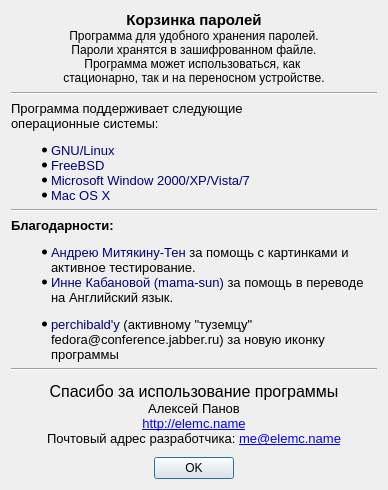
<?xml version="1.0" encoding="UTF-8"?>
<ui version="4.0">
 <class>AboutDialog</class>
 <widget class="QDialog" name="AboutDialog">
  <property name="geometry">
   <rect>
    <x>0</x>
    <y>0</y>
    <width>388</width>
    <height>490</height>
   </rect>
  </property>
  <property name="minimumSize">
   <size>
    <width>388</width>
    <height>0</height>
   </size>
  </property>
  <property name="windowTitle">
   <string>Информация о программе</string>
  </property>
  <layout class="QVBoxLayout" name="verticalLayout">
   <item>
    <layout class="QHBoxLayout" name="horizontalLayout">
     <item>
      <widget class="QLabel" name="labelCaption">
       <property name="text">
        <string>&lt;!DOCTYPE HTML PUBLIC &quot;-//W3C//DTD HTML 4.0//EN&quot; &quot;http://www.w3.org/TR/REC-html40/strict.dtd&quot;&gt;
&lt;html&gt;&lt;head&gt;&lt;meta name=&quot;qrichtext&quot; content=&quot;1&quot; /&gt;&lt;style type=&quot;text/css&quot;&gt;
p, li { white-space: pre-wrap; }
&lt;/style&gt;&lt;/head&gt;&lt;body style=&quot; font-family:'Tahoma'; font-size:9pt; font-weight:400; font-style:normal;&quot;&gt;
&lt;p style=&quot; margin-top:0px; margin-bottom:0px; margin-left:0px; margin-right:0px; -qt-block-indent:0; text-indent:0px;&quot;&gt;&lt;span style=&quot; font-size:11pt; font-weight:600;&quot;&gt;Корзинка паролей&lt;/span&gt;&lt;/p&gt;
&lt;p style=&quot; margin-top:0px; margin-bottom:0px; margin-left:0px; margin-right:0px; -qt-block-indent:0; text-indent:0px;&quot;&gt;Программа для удобного хранения паролей.&lt;/p&gt;
&lt;p style=&quot; margin-top:0px; margin-bottom:0px; margin-left:0px; margin-right:0px; -qt-block-indent:0; text-indent:0px;&quot;&gt;Пароли хранятся в зашифрованном файле.&lt;/p&gt;
&lt;p style=&quot; margin-top:0px; margin-bottom:0px; margin-left:0px; margin-right:0px; -qt-block-indent:0; text-indent:0px;&quot;&gt;Программа может использоваться, как &lt;/p&gt;
&lt;p style=&quot; margin-top:0px; margin-bottom:0px; margin-left:0px; margin-right:0px; -qt-block-indent:0; text-indent:0px;&quot;&gt;стационарно, так и на переносном устройстве.&lt;/p&gt;&lt;/body&gt;&lt;/html&gt;</string>
       </property>
       <property name="alignment">
        <set>Qt::AlignHCenter|Qt::AlignTop</set>
       </property>
      </widget>
     </item>
    </layout>
   </item>
   <item>
    <widget class="Line" name="line_3">
     <property name="orientation">
      <enum>Qt::Horizontal</enum>
     </property>
    </widget>
   </item>
   <item>
    <widget class="QLabel" name="label_3">
     <property name="text">
      <string>&lt;!DOCTYPE HTML PUBLIC &quot;-//W3C//DTD HTML 4.0//EN&quot; &quot;http://www.w3.org/TR/REC-html40/strict.dtd&quot;&gt;
&lt;html&gt;&lt;head&gt;&lt;meta name=&quot;qrichtext&quot; content=&quot;1&quot; /&gt;&lt;style type=&quot;text/css&quot;&gt;
p, li { white-space: pre-wrap; }
&lt;/style&gt;&lt;/head&gt;&lt;body style=&quot; font-family:'Lucida Grande'; font-size:13pt; font-weight:400; font-style:normal;&quot;&gt;
&lt;p style=&quot; margin-top:0px; margin-bottom:0px; margin-left:0px; margin-right:0px; -qt-block-indent:0; text-indent:0px;&quot;&gt;&lt;span style=&quot; font-family:'Sans Serif'; font-size:10pt;&quot;&gt;Программа поддерживает следующие &lt;/span&gt;&lt;/p&gt;
&lt;p style=&quot; margin-top:0px; margin-bottom:0px; margin-left:0px; margin-right:0px; -qt-block-indent:0; text-indent:0px;&quot;&gt;&lt;span style=&quot; font-family:'Sans Serif'; font-size:10pt;&quot;&gt;операционные системы:&lt;/span&gt;&lt;/p&gt;
&lt;ul style=&quot;margin-top: 0px; margin-bottom: 0px; margin-left: 0px; margin-right: 0px; -qt-list-indent: 1;&quot;&gt;&lt;li style=&quot; font-family:'Sans Serif'; font-size:10pt;&quot; style=&quot; margin-top:12px; margin-bottom:0px; margin-left:0px; margin-right:0px; -qt-block-indent:0; text-indent:0px;&quot;&gt;&lt;span style=&quot; color:#000080;&quot;&gt;GNU/Linux&lt;/span&gt;&lt;/li&gt;
&lt;li style=&quot; font-family:'Sans Serif'; font-size:10pt;&quot; style=&quot; margin-top:0px; margin-bottom:0px; margin-left:0px; margin-right:0px; -qt-block-indent:0; text-indent:0px;&quot;&gt;&lt;span style=&quot; color:#000080;&quot;&gt;FreeBSD&lt;/span&gt;&lt;/li&gt;
&lt;li style=&quot; font-family:'Sans Serif'; font-size:10pt;&quot; style=&quot; margin-top:0px; margin-bottom:0px; margin-left:0px; margin-right:0px; -qt-block-indent:0; text-indent:0px;&quot;&gt;&lt;span style=&quot; color:#000080;&quot;&gt;Microsoft Window 2000/XP/Vista/7&lt;/span&gt;&lt;/li&gt;
&lt;li style=&quot; font-family:'Sans Serif'; font-size:10pt; color:#000080;&quot; style=&quot; margin-top:0px; margin-bottom:0px; margin-left:0px; margin-right:0px; -qt-block-indent:0; text-indent:0px;&quot;&gt;Mac OS X&lt;/li&gt;&lt;/ul&gt;&lt;/body&gt;&lt;/html&gt;</string>
     </property>
     <property name="alignment">
      <set>Qt::AlignLeading|Qt::AlignLeft|Qt::AlignTop</set>
     </property>
    </widget>
   </item>
   <item>
    <widget class="Line" name="line">
     <property name="orientation">
      <enum>Qt::Horizontal</enum>
     </property>
    </widget>
   </item>
   <item>
    <widget class="QLabel" name="label_2">
     <property name="text">
      <string>&lt;!DOCTYPE HTML PUBLIC &quot;-//W3C//DTD HTML 4.0//EN&quot; &quot;http://www.w3.org/TR/REC-html40/strict.dtd&quot;&gt;
&lt;html&gt;&lt;head&gt;&lt;meta name=&quot;qrichtext&quot; content=&quot;1&quot; /&gt;&lt;style type=&quot;text/css&quot;&gt;
p, li { white-space: pre-wrap; }
&lt;/style&gt;&lt;/head&gt;&lt;body style=&quot; font-family:'Lucida Grande'; font-size:13pt; font-weight:400; font-style:normal;&quot;&gt;
&lt;p style=&quot; margin-top:12px; margin-bottom:12px; margin-left:0px; margin-right:0px; -qt-block-indent:0; text-indent:0px;&quot;&gt;&lt;span style=&quot; font-family:'Sans'; font-size:10pt; font-weight:600;&quot;&gt;Благодарности:&lt;/span&gt;&lt;/p&gt;
&lt;ul style=&quot;margin-top: 0px; margin-bottom: 0px; margin-left: 0px; margin-right: 0px; -qt-list-indent: 1;&quot;&gt;&lt;li style=&quot; font-family:'Sans'; font-size:10pt;&quot; style=&quot; margin-top:12px; margin-bottom:0px; margin-left:0px; margin-right:0px; -qt-block-indent:0; text-indent:0px;&quot;&gt;&lt;span style=&quot; color:#00007f;&quot;&gt;Андрею Митякину-Тен&lt;/span&gt; за помощь с картинками и активное тестирование.&lt;/li&gt;
&lt;li style=&quot; font-family:'Sans'; font-size:10pt;&quot; style=&quot; margin-top:0px; margin-bottom:12px; margin-left:0px; margin-right:0px; -qt-block-indent:0; text-indent:0px;&quot;&gt;&lt;span style=&quot; color:#00007f;&quot;&gt;Инне Кабановой (mama-sun)&lt;/span&gt; за помощь в переводе на Английский язык.&lt;/li&gt;
&lt;li style=&quot; font-family:'Sans'; font-size:10pt;&quot; style=&quot; margin-top:0px; margin-bottom:12px; margin-left:0px; margin-right:0px; -qt-block-indent:0; text-indent:0px;&quot;&gt;&lt;span style=&quot; color:#00007f;&quot;&gt;perchibald'у&lt;/span&gt; (активному &quot;туземцу&quot; fedora@conference.jabber.ru) за новую иконку программы&lt;/li&gt;&lt;/ul&gt;&lt;/body&gt;&lt;/html&gt;</string>
     </property>
     <property name="wordWrap">
      <bool>true</bool>
     </property>
    </widget>
   </item>
   <item>
    <widget class="Line" name="line_2">
     <property name="orientation">
      <enum>Qt::Horizontal</enum>
     </property>
    </widget>
   </item>
   <item>
    <widget class="QLabel" name="label_4">
     <property name="text">
      <string>&lt;!DOCTYPE HTML PUBLIC &quot;-//W3C//DTD HTML 4.0//EN&quot; &quot;http://www.w3.org/TR/REC-html40/strict.dtd&quot;&gt;
&lt;html&gt;&lt;head&gt;&lt;meta name=&quot;qrichtext&quot; content=&quot;1&quot; /&gt;&lt;style type=&quot;text/css&quot;&gt;
p, li { white-space: pre-wrap; }
&lt;/style&gt;&lt;/head&gt;&lt;body style=&quot; font-family:'Lucida Grande'; font-size:13pt; font-weight:400; font-style:normal;&quot;&gt;
&lt;p style=&quot; margin-top:0px; margin-bottom:0px; margin-left:0px; margin-right:0px; -qt-block-indent:0; text-indent:0px;&quot;&gt;&lt;span style=&quot; font-size:12pt;&quot;&gt;Спасибо за использование программы&lt;/span&gt;&lt;/p&gt;
&lt;p style=&quot; margin-top:0px; margin-bottom:0px; margin-left:0px; margin-right:0px; -qt-block-indent:0; text-indent:0px;&quot;&gt;&lt;span style=&quot; font-family:'Tahoma'; font-size:10pt;&quot;&gt;Алексей Панов&lt;/span&gt;&lt;/p&gt;
&lt;p style=&quot; margin-top:0px; margin-bottom:0px; margin-left:0px; margin-right:0px; -qt-block-indent:0; text-indent:0px;&quot;&gt;&lt;a href=&quot;http://elemc.name&quot;&gt;&lt;span style=&quot; font-size:10pt; text-decoration: underline; color:#0000ff;&quot;&gt;http://elemc.name&lt;/span&gt;&lt;/a&gt;&lt;/p&gt;
&lt;p style=&quot; margin-top:0px; margin-bottom:0px; margin-left:0px; margin-right:0px; -qt-block-indent:0; text-indent:0px;&quot;&gt;&lt;span style=&quot; font-family:'Tahoma'; font-size:10pt;&quot;&gt;Почтовый адрес разработчика: &lt;/span&gt;&lt;a href=&quot;mailto:me@elemc.name&quot;&gt;&lt;span style=&quot; font-size:10pt; text-decoration: underline; color:#0000ff;&quot;&gt;me@elemc.name&lt;/span&gt;&lt;/a&gt;&lt;/p&gt;&lt;/body&gt;&lt;/html&gt;</string>
     </property>
     <property name="alignment">
      <set>Qt::AlignCenter</set>
     </property>
    </widget>
   </item>
   <item>
    <widget class="QDialogButtonBox" name="buttonBox">
     <property name="orientation">
      <enum>Qt::Horizontal</enum>
     </property>
     <property name="standardButtons">
      <set>QDialogButtonBox::Ok</set>
     </property>
     <property name="centerButtons">
      <bool>true</bool>
     </property>
    </widget>
   </item>
  </layout>
 </widget>
 <resources/>
 <connections>
  <connection>
   <sender>buttonBox</sender>
   <signal>accepted()</signal>
   <receiver>AboutDialog</receiver>
   <slot>accept()</slot>
   <hints>
    <hint type="sourcelabel">
     <x>248</x>
     <y>254</y>
    </hint>
    <hint type="destinationlabel">
     <x>157</x>
     <y>274</y>
    </hint>
   </hints>
  </connection>
  <connection>
   <sender>buttonBox</sender>
   <signal>rejected()</signal>
   <receiver>AboutDialog</receiver>
   <slot>reject()</slot>
   <hints>
    <hint type="sourcelabel">
     <x>316</x>
     <y>260</y>
    </hint>
    <hint type="destinationlabel">
     <x>286</x>
     <y>274</y>
    </hint>
   </hints>
  </connection>
 </connections>
</ui>
